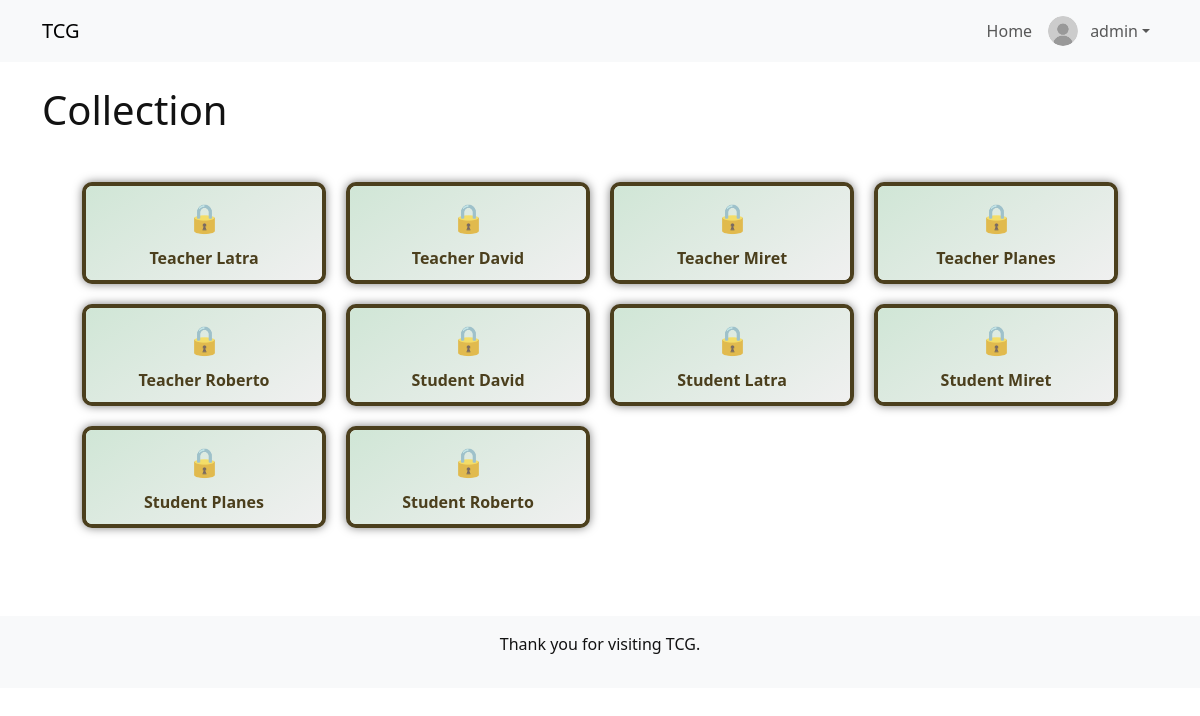
Screenshot of /collection/ (signed in) with the database file from the repository.
### WebProjecte/models.py (models this page shows, shortened)
class Card(models.Model):
    title = models.CharField(max_length=100)
    description = models.TextField()
    image = models.ImageField(upload_to='card_images', blank=True, null=True)
    rarity = models.ForeignKey(Rarity, on_delete=models.CASCADE)
    card_set = models.ForeignKey(CardSet, on_delete=models.CASCADE)

### WebProjecte/views.py (the view)
# urls.py: path('collection/', views.collection_view, name='collection'),
def collection_view(request):
    user_cards_ids = set()
    if request.user.is_authenticated:
        try:
            collection = Collection.objects.get(user=request.user)
            user_cards_ids = set(
                CollectionCard.objects.filter(collection=collection).values_list('card_id', flat=True)
            )
        except Collection.DoesNotExist:
            pass
    cards = []
    for card in Card.objects.all().order_by('id'):
        cards.append({
            'id': card.id,
            'name': card.title,
            'image': card.image,
            'has': card.id in user_cards_ids
        })
    return render(request, 'collection.html', {'cards': cards})

### WebProjecte/templates/collection.html (shortened to what this page needs)
{% extends 'base.html' %}
{% load static %}
{% block extra_css %}
<link rel="stylesheet" href="{% static 'collection.css' %}">
{% endblock %}
{% block content %}
<h1>Collection</h1>
<main id="cardContainer" class="card-grid">
  {% for card in cards %}
    <div class="card">
      <div class="card-image-container">
        {% if user.is_authenticated %}
          {% if card.has %}
            <img class="card-image" src="{{ card.image.url }}" alt="{{ card.name }}" style="cursor: pointer;">
          {% else %}
            <div class="card-placeholder">
              <span class="card-name">{{ card.name }}</span>
            </div>
          {% endif %}
        {% else %}
          <img class="card-image" src="{{ card.image.url }}" alt="{{ card.name }}" style="cursor: pointer;">
        {% endif %}
      </div>
    </div>
  {% endfor %}
</main>
{% endblock %}

### WebProjecte/templates/base.html (shortened to what this page needs)
<!DOCTYPE html>
<html lang="en"></html>
<head>
    {% load static %}
    <link rel="stylesheet" href="https://cdn.jsdelivr.net/npm/bootstrap@5.3.0/dist/css/bootstrap.min.css">
    <link rel="stylesheet" href="{% static 'style.css' %}">
    {% block extra_css %}{% endblock %}
</head>
<body>
    <header>
        <nav class="navbar navbar-expand-lg navbar-light bg-light">
            <div class="container">
                <a class="navbar-brand" href="{% url 'home' %}">TCG</a>
                <div class="collapse navbar-collapse" id="navbarNav">
                    <ul class="navbar-nav ms-auto align-items-center">
                        {% if user.is_authenticated %}
                            <li class="nav-item">
                                <a class="nav-link" href="{% url 'home' %}">Home</a>
                            </li>
                            <li class="nav-item dropdown">
                                <a class="nav-link dropdown-toggle d-flex align-items-center" href="#" id="navbarDropdown" role="button" data-bs-toggle="dropdown" aria-expanded="false">
                                    {% if user.profile.profile_image %}
                                        <img src="{{ user.profile.profile_image.url }}" alt="Profile Image" class="rounded-circle" width="30" height="30" style="object-fit: cover; margin-right: 12px;">
                                    {% else %}
                                        <img src="{% static 'default.jpg' %}" alt="Profile Image" class="rounded-circle" width="30" height="30" style="object-fit: cover; margin-right: 12px;">
                                    {% endif %}
                                    {{ user.username }}
                                </a>
                            </li>
                        {% endif %}
                    </ul>
                </div>
            </div>
        </nav>
    </header>
    <main class="container mt-4">
        {% block content %}
        {% endblock %}
    </main>
    <footer class="text-center mt-5 py-3 bg-light">
        <p>Thank you for visiting TCG.</p>
    </footer>
</body>
</html>

### WebProjecte/static/style.css (style rules this page uses)
body { background-color: #ffffff; color: #121212; transition: background-color 0.3s, color 0.3s; }

### WebProjecte/static/collection.css (style rules this page uses)
.card-grid { display: grid; grid-template-columns: repeat(auto-fill, minmax(220px, 1fr)); justify-content: center; gap: 20px; padding: 40px; }
.card { width: 100%; height: 100%; overflow: hidden; border: 4px solid #4b3f1d; border-radius: 10px; box-shadow: 0 0 10px rgba(0, 0, 0, 0.5); transition: transform 0.3s ease; display: flex; flex-direction: column; background-color: #fff; }
.card-image-container { height: 100%; overflow: hidden; display: flex; justify-content: center; align-items: center; }
.card-placeholder { width: 100%; height: 100%; background: linear-gradient(145deg, #d0e6d6, #f0f0f0); border-radius: 0; display: flex; flex-direction: column; align-items: center; justify-content: center; color: #4c6e4c; font-weight: 600; text-align: center; padding: 10px; position: relative; }
.card-placeholder::before { content: "🔒"; font-size: 28px; margin-bottom: 8px; opacity: 0.7; }
.card-name { margin: 0; font-size: 1rem; color: #4b3f1d; }

### rows the page displays
Card: name "Teacher Latra"
Card: name "Teacher David"
Card: name "Teacher Miret"
Card: name "Teacher Planes"
Card: name "Teacher Roberto"
Card: name "Student David"
Card: name "Student Latra"
Card: name "Student Miret"
Card: name "Student Planes"
Card: name "Student Roberto"

### other values shown
{{ user.username }} "admin"
